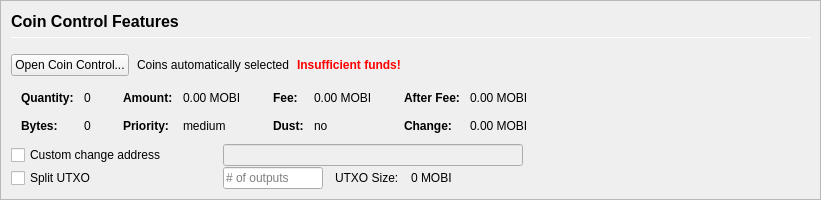
         <widget class="QFrame" name="frameCoinControl">
          <property name="sizePolicy">
           <sizepolicy hsizetype="Expanding" vsizetype="Expanding">
            <horstretch>0</horstretch>
            <verstretch>0</verstretch>
           </sizepolicy>
          </property>
          <property name="maximumSize">
           <size>
            <width>16777215</width>
            <height>16777215</height>
           </size>
          </property>
          <property name="frameShape">
           <enum>QFrame::StyledPanel</enum>
          </property>
          <property name="frameShadow">
           <enum>QFrame::Sunken</enum>
          </property>
          <layout class="QVBoxLayout" name="verticalLayoutCoinControl2">
           <property name="spacing">
            <number>0</number>
           </property>
           <property name="leftMargin">
            <number>0</number>
           </property>
           <property name="topMargin">
            <number>0</number>
           </property>
           <property name="rightMargin">
            <number>0</number>
           </property>
           <property name="bottomMargin">
            <number>0</number>
           </property>
           <item>
            <widget class="QFrame" name="frameCoinControl_BG">
             <layout class="QVBoxLayout" name="verticalLayoutCoinControl" stretch="0,0,0,0,0,0">
              <property name="spacing">
               <number>1</number>
              </property>
              <property name="leftMargin">
               <number>10</number>
              </property>
              <property name="topMargin">
               <number>10</number>
              </property>
              <item>
               <layout class="QHBoxLayout" name="horizontalLayoutCoinControl1">
                <property name="bottomMargin">
                 <number>15</number>
                </property>
                <item>
                 <layout class="QVBoxLayout" name="verticalLayout_3">
                  <property name="spacing">
                   <number>6</number>
                  </property>
                  <item>
                   <widget class="QLabel" name="labelCoinControlFeatures">
                    <property name="sizePolicy">
                     <sizepolicy hsizetype="Preferred" vsizetype="Maximum">
                      <horstretch>0</horstretch>
                      <verstretch>0</verstretch>
                     </sizepolicy>
                    </property>
                    <property name="minimumSize">
                     <size>
                      <width>0</width>
                      <height>20</height>
                     </size>
                    </property>
                    <property name="font">
                     <font>
                      <pointsize>12</pointsize>
                      <weight>75</weight>
                      <bold>true</bold>
                     </font>
                    </property>
                    <property name="styleSheet">
                     <string notr="true">font-weight:bold;</string>
                    </property>
                    <property name="text">
                     <string>Coin Control Features</string>
                    </property>
                   </widget>
                  </item>
                  <item>
                   <widget class="Line" name="line">
                    <property name="minimumSize">
                     <size>
                      <width>0</width>
                      <height>1</height>
                     </size>
                    </property>
                    <property name="maximumSize">
                     <size>
                      <width>16777215</width>
                      <height>1</height>
                     </size>
                    </property>
                    <property name="orientation">
                     <enum>Qt::Horizontal</enum>
                    </property>
                   </widget>
                  </item>
                 </layout>
                </item>
               </layout>
              </item>
              <item>
               <layout class="QHBoxLayout" name="horizontalLayoutCoinControl2" stretch="0,0,0,0">
                <property name="spacing">
                 <number>8</number>
                </property>
                <property name="bottomMargin">
                 <number>10</number>
                </property>
                <item>
                 <widget class="QPushButton" name="pushButtonCoinControl">
                  <property name="styleSheet">
                   <string notr="true"/>
                  </property>
                  <property name="text">
                   <string>Open Coin Control...</string>
                  </property>
                  <property name="autoDefault">
                   <bool>false</bool>
                  </property>
                 </widget>
                </item>
                <item>
                 <widget class="QLabel" name="labelCoinControlAutomaticallySelected">
                  <property name="text">
                   <string>Coins automatically selected</string>
                  </property>
                  <property name="margin">
                   <number>5</number>
                  </property>
                 </widget>
                </item>
                <item>
                 <widget class="QLabel" name="labelCoinControlInsuffFunds">
                  <property name="font">
                   <font>
                    <weight>75</weight>
                    <bold>true</bold>
                   </font>
                  </property>
                  <property name="styleSheet">
                   <string notr="true">color:red;font-weight:bold;</string>
                  </property>
                  <property name="text">
                   <string>Insufficient funds!</string>
                  </property>
                  <property name="margin">
                   <number>5</number>
                  </property>
                 </widget>
                </item>
                <item>
                 <spacer name="horizontalSpacerCoinControl">
                  <property name="orientation">
                   <enum>Qt::Horizontal</enum>
                  </property>
                  <property name="sizeHint" stdset="0">
                   <size>
                    <width>40</width>
                    <height>1</height>
                   </size>
                  </property>
                 </spacer>
                </item>
               </layout>
              </item>
              <item>
               <widget class="QWidget" name="widgetCoinControl" native="true">
                <property name="sizePolicy">
                 <sizepolicy hsizetype="Preferred" vsizetype="Preferred">
                  <horstretch>0</horstretch>
                  <verstretch>0</verstretch>
                 </sizepolicy>
                </property>
                <property name="minimumSize">
                 <size>
                  <width>0</width>
                  <height>0</height>
                 </size>
                </property>
                <property name="styleSheet">
                 <string notr="true"/>
                </property>
                <layout class="QHBoxLayout" name="horizontalLayoutCoinControl5">
                 <property name="leftMargin">
                  <number>0</number>
                 </property>
                 <property name="topMargin">
                  <number>0</number>
                 </property>
                 <property name="rightMargin">
                  <number>0</number>
                 </property>
                 <property name="bottomMargin">
                  <number>0</number>
                 </property>
                 <item>
                  <layout class="QHBoxLayout" name="horizontalLayoutCoinControl3" stretch="0,0,0,1">
                   <property name="spacing">
                    <number>20</number>
                   </property>
                   <property name="topMargin">
                    <number>0</number>
                   </property>
                   <property name="bottomMargin">
                    <number>10</number>
                   </property>
                   <item>
                    <layout class="QFormLayout" name="formLayoutCoinControl1">
                     <property name="horizontalSpacing">
                      <number>10</number>
                     </property>
                     <property name="verticalSpacing">
                      <number>14</number>
                     </property>
                     <property name="leftMargin">
                      <number>10</number>
                     </property>
                     <property name="topMargin">
                      <number>4</number>
                     </property>
                     <property name="rightMargin">
                      <number>6</number>
                     </property>
                     <item row="0" column="0">
                      <widget class="QLabel" name="labelCoinControlQuantityText">
                       <property name="font">
                        <font>
                         <weight>75</weight>
                         <bold>true</bold>
                        </font>
                       </property>
                       <property name="text">
                        <string>Quantity:</string>
                       </property>
                       <property name="margin">
                        <number>0</number>
                       </property>
                      </widget>
                     </item>
                     <item row="0" column="1">
                      <widget class="QLabel" name="labelCoinControlQuantity">
                       <property name="cursor">
                        <cursorShape>IBeamCursor</cursorShape>
                       </property>
                       <property name="contextMenuPolicy">
                        <enum>Qt::ActionsContextMenu</enum>
                       </property>
                       <property name="text">
                        <string notr="true">0</string>
                       </property>
                       <property name="margin">
                        <number>0</number>
                       </property>
                       <property name="textInteractionFlags">
                        <set>Qt::LinksAccessibleByMouse|Qt::TextSelectableByKeyboard|Qt::TextSelectableByMouse</set>
                       </property>
                      </widget>
                     </item>
                     <item row="1" column="0">
                      <widget class="QLabel" name="labelCoinControlBytesText">
                       <property name="font">
                        <font>
                         <weight>75</weight>
                         <bold>true</bold>
                        </font>
                       </property>
                       <property name="text">
                        <string>Bytes:</string>
                       </property>
                      </widget>
                     </item>
                     <item row="1" column="1">
                      <widget class="QLabel" name="labelCoinControlBytes">
                       <property name="cursor">
                        <cursorShape>IBeamCursor</cursorShape>
                       </property>
                       <property name="contextMenuPolicy">
                        <enum>Qt::ActionsContextMenu</enum>
                       </property>
                       <property name="text">
                        <string notr="true">0</string>
                       </property>
                       <property name="textInteractionFlags">
                        <set>Qt::LinksAccessibleByMouse|Qt::TextSelectableByKeyboard|Qt::TextSelectableByMouse</set>
                       </property>
                      </widget>
                     </item>
                    </layout>
                   </item>
                   <item>
                    <layout class="QFormLayout" name="formLayoutCoinControl2">
                     <property name="horizontalSpacing">
                      <number>10</number>
                     </property>
                     <property name="verticalSpacing">
                      <number>14</number>
                     </property>
                     <property name="leftMargin">
                      <number>6</number>
                     </property>
                     <property name="topMargin">
                      <number>4</number>
                     </property>
                     <property name="rightMargin">
                      <number>6</number>
                     </property>
                     <item row="0" column="0">
                      <widget class="QLabel" name="labelCoinControlAmountText">
                       <property name="font">
                        <font>
                         <weight>75</weight>
                         <bold>true</bold>
                        </font>
                       </property>
                       <property name="text">
                        <string>Amount:</string>
                       </property>
                       <property name="margin">
                        <number>0</number>
                       </property>
                      </widget>
                     </item>
                     <item row="0" column="1">
                      <widget class="QLabel" name="labelCoinControlAmount">
                       <property name="cursor">
                        <cursorShape>IBeamCursor</cursorShape>
                       </property>
                       <property name="contextMenuPolicy">
                        <enum>Qt::ActionsContextMenu</enum>
                       </property>
                       <property name="text">
                        <string notr="true">0.00 MOBI</string>
                       </property>
                       <property name="textInteractionFlags">
                        <set>Qt::LinksAccessibleByMouse|Qt::TextSelectableByKeyboard|Qt::TextSelectableByMouse</set>
                       </property>
                      </widget>
                     </item>
                     <item row="1" column="0">
                      <widget class="QLabel" name="labelCoinControlPriorityText">
                       <property name="font">
                        <font>
                         <weight>75</weight>
                         <bold>true</bold>
                        </font>
                       </property>
                       <property name="text">
                        <string>Priority:</string>
                       </property>
                      </widget>
                     </item>
                     <item row="1" column="1">
                      <widget class="QLabel" name="labelCoinControlPriority">
                       <property name="cursor">
                        <cursorShape>IBeamCursor</cursorShape>
                       </property>
                       <property name="contextMenuPolicy">
                        <enum>Qt::ActionsContextMenu</enum>
                       </property>
                       <property name="text">
                        <string>medium</string>
                       </property>
                       <property name="textInteractionFlags">
                        <set>Qt::LinksAccessibleByMouse|Qt::TextSelectableByKeyboard|Qt::TextSelectableByMouse</set>
                       </property>
                      </widget>
                     </item>
                    </layout>
                   </item>
                   <item>
                    <layout class="QFormLayout" name="formLayoutCoinControl3">
                     <property name="horizontalSpacing">
                      <number>10</number>
                     </property>
                     <property name="verticalSpacing">
                      <number>14</number>
                     </property>
                     <property name="leftMargin">
                      <number>6</number>
                     </property>
                     <property name="topMargin">
                      <number>4</number>
                     </property>
                     <property name="rightMargin">
                      <number>6</number>
                     </property>
                     <item row="0" column="0">
                      <widget class="QLabel" name="labelCoinControlFeeText">
                       <property name="font">
                        <font>
                         <weight>75</weight>
                         <bold>true</bold>
                        </font>
                       </property>
                       <property name="text">
                        <string>Fee:</string>
                       </property>
                       <property name="margin">
                        <number>0</number>
                       </property>
                      </widget>
                     </item>
                     <item row="0" column="1">
                      <widget class="QLabel" name="labelCoinControlFee">
                       <property name="cursor">
                        <cursorShape>IBeamCursor</cursorShape>
                       </property>
                       <property name="contextMenuPolicy">
                        <enum>Qt::ActionsContextMenu</enum>
                       </property>
                       <property name="text">
                        <string notr="true">0.00 MOBI</string>
                       </property>
                       <property name="textInteractionFlags">
                        <set>Qt::LinksAccessibleByMouse|Qt::TextSelectableByKeyboard|Qt::TextSelectableByMouse</set>
                       </property>
                      </widget>
                     </item>
                     <item row="1" column="0">
                      <widget class="QLabel" name="labelCoinControlLowOutputText">
                       <property name="font">
                        <font>
                         <weight>75</weight>
                         <bold>true</bold>
                        </font>
                       </property>
                       <property name="text">
                        <string>Dust:</string>
                       </property>
                      </widget>
                     </item>
                     <item row="1" column="1">
                      <widget class="QLabel" name="labelCoinControlLowOutput">
                       <property name="cursor">
                        <cursorShape>IBeamCursor</cursorShape>
                       </property>
                       <property name="contextMenuPolicy">
                        <enum>Qt::ActionsContextMenu</enum>
                       </property>
                       <property name="text">
                        <string>no</string>
                       </property>
                       <property name="textInteractionFlags">
                        <set>Qt::LinksAccessibleByMouse|Qt::TextSelectableByKeyboard|Qt::TextSelectableByMouse</set>
                       </property>
                      </widget>
                     </item>
                    </layout>
                   </item>
                   <item>
                    <layout class="QFormLayout" name="formLayoutCoinControl4">
                     <property name="horizontalSpacing">
                      <number>10</number>
                     </property>
                     <property name="verticalSpacing">
                      <number>14</number>
                     </property>
                     <property name="leftMargin">
                      <number>6</number>
                     </property>
                     <property name="topMargin">
                      <number>4</number>
                     </property>
                     <property name="rightMargin">
                      <number>6</number>
                     </property>
                     <item row="0" column="0">
                      <widget class="QLabel" name="labelCoinControlAfterFeeText">
                       <property name="font">
                        <font>
                         <weight>75</weight>
                         <bold>true</bold>
                        </font>
                       </property>
                       <property name="text">
                        <string>After Fee:</string>
                       </property>
                       <property name="margin">
                        <number>0</number>
                       </property>
                      </widget>
                     </item>
                     <item row="0" column="1">
                      <widget class="QLabel" name="labelCoinControlAfterFee">
                       <property name="cursor">
                        <cursorShape>IBeamCursor</cursorShape>
                       </property>
                       <property name="contextMenuPolicy">
                        <enum>Qt::ActionsContextMenu</enum>
                       </property>
                       <property name="text">
                        <string notr="true">0.00 MOBI</string>
                       </property>
                       <property name="textInteractionFlags">
                        <set>Qt::LinksAccessibleByMouse|Qt::TextSelectableByKeyboard|Qt::TextSelectableByMouse</set>
                       </property>
                      </widget>
                     </item>
                     <item row="1" column="0">
                      <widget class="QLabel" name="labelCoinControlChangeText">
                       <property name="font">
                        <font>
                         <weight>75</weight>
                         <bold>true</bold>
                        </font>
                       </property>
                       <property name="text">
                        <string>Change:</string>
                       </property>
                      </widget>
                     </item>
                     <item row="1" column="1">
                      <widget class="QLabel" name="labelCoinControlChange">
                       <property name="cursor">
                        <cursorShape>IBeamCursor</cursorShape>
                       </property>
                       <property name="contextMenuPolicy">
                        <enum>Qt::ActionsContextMenu</enum>
                       </property>
                       <property name="text">
                        <string notr="true">0.00 MOBI</string>
                       </property>
                       <property name="textInteractionFlags">
                        <set>Qt::LinksAccessibleByMouse|Qt::TextSelectableByKeyboard|Qt::TextSelectableByMouse</set>
                       </property>
                      </widget>
                     </item>
                    </layout>
                   </item>
                  </layout>
                 </item>
                </layout>
               </widget>
              </item>
              <item>
               <layout class="QHBoxLayout" name="horizontalLayoutCoinControl4">
                <property name="spacing">
                 <number>12</number>
                </property>
                <property name="sizeConstraint">
                 <enum>QLayout::SetDefaultConstraint</enum>
                </property>
                <property name="topMargin">
                 <number>0</number>
                </property>
                <property name="rightMargin">
                 <number>0</number>
                </property>
                <item>
                 <widget class="QCheckBox" name="checkBoxCoinControlChange">
                  <property name="sizePolicy">
                   <sizepolicy hsizetype="Preferred" vsizetype="Preferred">
                    <horstretch>0</horstretch>
                    <verstretch>0</verstretch>
                   </sizepolicy>
                  </property>
                  <property name="minimumSize">
                   <size>
                    <width>200</width>
                    <height>0</height>
                   </size>
                  </property>
                  <property name="maximumSize">
                   <size>
                    <width>200</width>
                    <height>16777215</height>
                   </size>
                  </property>
                  <property name="toolTip">
                   <string>If this is activated, but the change address is empty or invalid, change will be sent to a newly generated address.</string>
                  </property>
                  <property name="text">
                   <string>Custom change address</string>
                  </property>
                 </widget>
                </item>
                <item>
                 <widget class="QValidatedLineEdit" name="lineEditCoinControlChange">
                  <property name="enabled">
                   <bool>false</bool>
                  </property>
                  <property name="sizePolicy">
                   <sizepolicy hsizetype="Preferred" vsizetype="Preferred">
                    <horstretch>0</horstretch>
                    <verstretch>0</verstretch>
                   </sizepolicy>
                  </property>
                  <property name="minimumSize">
                   <size>
                    <width>300</width>
                    <height>0</height>
                   </size>
                  </property>
                 </widget>
                </item>
                <item>
                 <widget class="QLabel" name="labelCoinControlChangeLabel">
                  <property name="sizePolicy">
                   <sizepolicy hsizetype="Preferred" vsizetype="Preferred">
                    <horstretch>0</horstretch>
                    <verstretch>0</verstretch>
                   </sizepolicy>
                  </property>
                  <property name="minimumSize">
                   <size>
                    <width>100</width>
                    <height>0</height>
                   </size>
                  </property>
                  <property name="text">
                   <string/>
                  </property>
                  <property name="margin">
                   <number>3</number>
                  </property>
                 </widget>
                </item>
               </layout>
              </item>
              <item>
               <layout class="QHBoxLayout" name="horizontalLayoutCoinControl6">
                <property name="spacing">
                 <number>12</number>
                </property>
                <property name="rightMargin">
                 <number>0</number>
                </property>
                <item>
                 <widget class="QCheckBox" name="splitBlockCheckBox">
                  <property name="sizePolicy">
                   <sizepolicy hsizetype="Preferred" vsizetype="Preferred">
                    <horstretch>0</horstretch>
                    <verstretch>0</verstretch>
                   </sizepolicy>
                  </property>
                  <property name="minimumSize">
                   <size>
                    <width>200</width>
                    <height>0</height>
                   </size>
                  </property>
                  <property name="maximumSize">
                   <size>
                    <width>200</width>
                    <height>16777215</height>
                   </size>
                  </property>
                  <property name="text">
                   <string>Split UTXO</string>
                  </property>
                 </widget>
                </item>
                <item>
                 <widget class="QLineEdit" name="splitBlockLineEdit">
                  <property name="sizePolicy">
                   <sizepolicy hsizetype="Preferred" vsizetype="Preferred">
                    <horstretch>50</horstretch>
                    <verstretch>0</verstretch>
                   </sizepolicy>
                  </property>
                  <property name="minimumSize">
                   <size>
                    <width>100</width>
                    <height>0</height>
                   </size>
                  </property>
                  <property name="maximumSize">
                   <size>
                    <width>100</width>
                    <height>16777215</height>
                   </size>
                  </property>
                  <property name="placeholderText">
                   <string># of outputs</string>
                  </property>
                 </widget>
                </item>
                <item>
                 <widget class="QLabel" name="labelBlockSizeText">
                  <property name="text">
                   <string>UTXO Size:</string>
                  </property>
                 </widget>
                </item>
                <item>
                 <widget class="QLabel" name="labelBlockSize">
                  <property name="text">
                   <string>0 MOBI</string>
                  </property>
                 </widget>
                </item>
                <item>
                 <spacer name="horizontalSpacer_7">
                  <property name="orientation">
                   <enum>Qt::Horizontal</enum>
                  </property>
                  <property name="sizeHint" stdset="0">
                   <size>
                    <width>40</width>
                    <height>20</height>
                   </size>
                  </property>
                 </spacer>
                </item>
               </layout>
              </item>
              <item>
               <spacer name="verticalSpacerCoinControl">
                <property name="orientation">
                 <enum>Qt::Vertical</enum>
                </property>
                <property name="sizeHint" stdset="0">
                 <size>
                  <width>800</width>
                  <height>1</height>
                 </size>
                </property>
               </spacer>
              </item>
             </layout>
            </widget>
           </item>
          </layout>
         </widget>
